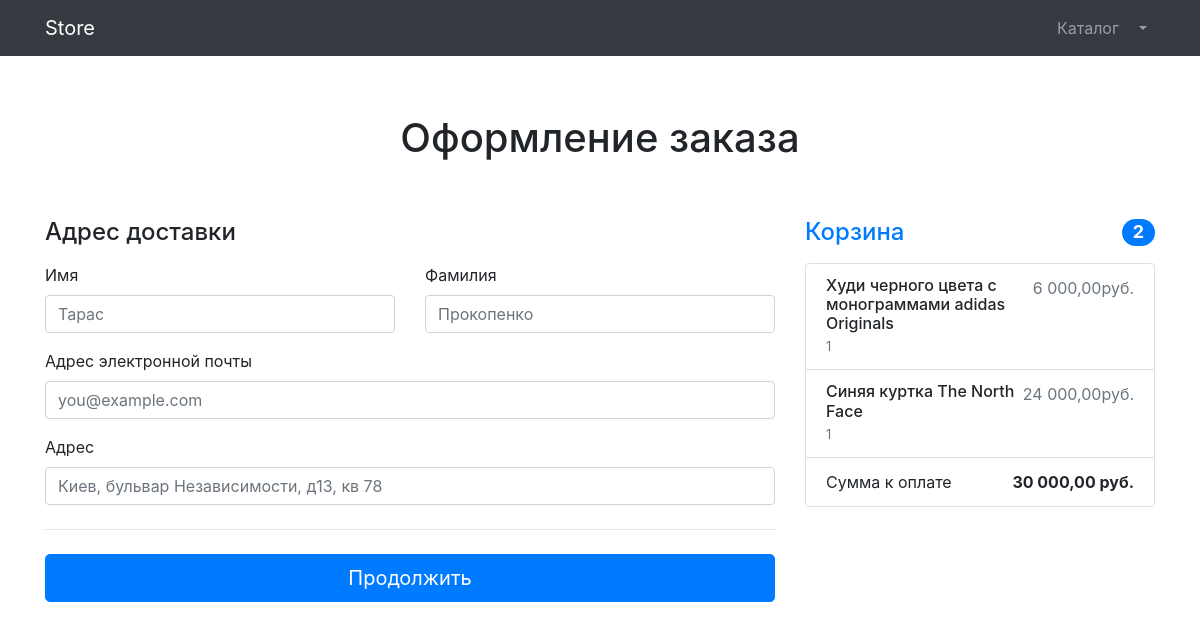
The page /orders/order-create/ (signed in) on the database as committed earlier.
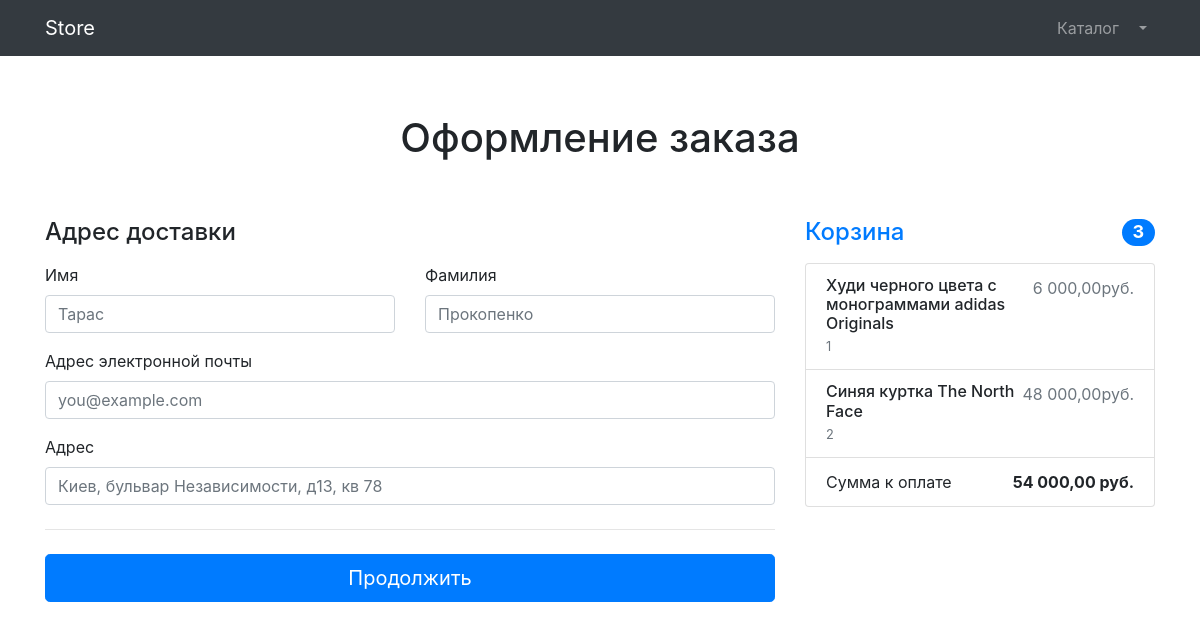
The same page on the database as committed later.
### products/models.py (models this page shows, shortened)
class Basket(models.Model):
    user = models.ForeignKey(to=User, on_delete=models.CASCADE)
    product = models.ForeignKey(to=Product, on_delete=models.CASCADE)
    quantity = models.PositiveSmallIntegerField(default=0)
    created_timestamp = models.DateTimeField(auto_now_add=True)
    objects = BasketQuerySet.as_manager()
    def summa(self):
        return self.product.price * self.quantity

class Product(models.Model):
    name = models.CharField(max_length=256)
    slug = models.SlugField(max_length=256, unique=True, db_index=True)
    description = models.TextField()
    price = models.DecimalField(max_digits=10, decimal_places=2)
    quantity = models.PositiveIntegerField(default=0)
    image = models.ImageField(upload_to='products_images')
    stripe_product_price_id = models.CharField(max_length=128, null=True, blank=True)
    category = models.ForeignKey(to=ProductCategory, on_delete=models.CASCADE)
    is_visible = models.BooleanField(default=True)
    position = models.PositiveSmallIntegerField()
    class Meta:
        verbose_name = 'Product'
        verbose_name_plural = 'Products'

### orders/views.py (the view, shortened to what this page needs)
# urls.py: path('order-create/', OrderCreateView.as_view(), name='order-create'),
class OrderCreateView(TitleMixin, CreateView):
    template_name = 'orders/order-create.html'
    form_class = OrderForm
    success_url = reverse_lazy('orders:order-create')
    title = 'Store - Оформление заказа'

### orders/forms.py
class OrderForm(forms.ModelForm):
    first_name = forms.CharField(widget=forms.TextInput(attrs={'class': 'form-control', 'placeholder': 'Тарас'}))
    last_name = forms.CharField(widget=forms.TextInput(attrs={'class': 'form-control', 'placeholder': 'Прокопенко'}))
    email = forms.EmailField(widget=forms.EmailInput(attrs={'class': 'form-control', 'placeholder': 'you@example.com'}))
    address = forms.CharField(widget=forms.TextInput(attrs={
        'class': 'form-control', 'placeholder': 'Киев, бульвар Независимости, д13, кв 78',
    }))
    class Meta:
        model = Order
        fields = ('first_name', 'last_name', 'email', 'address')

### common/views.py (called while the page is built)
    def get_context_data(self, **kwargs):
        context = super(TitleMixin, self).get_context_data(**kwargs)
        context['title'] = self.title
        return context

### products/context_processors.py (called while the page is built)
def baskets(request):
    user = request.user
    return {'baskets': Basket.objects.filter(user=user) if user.is_authenticated else []}

### products/models.py (called while the page is built)
    def total_sum(self):
        return sum(basket.summa() for basket in self)

    def total_quantity(self):
        return sum(basket.quantity for basket in self)

### orders/templates/orders/order-create.html (shortened to what this page needs)
{% extends 'products/base.html' %}
{% load humanize %}
{% block content %}
    <section>
    <div class="alert alert-warning text-center" role="alert">
    </div>
    <div class="container">
        <div class="py-5 text-center">
            <h1>Оформление заказа</h1>
        </div>
        <div class="row g-5">
            <div class="col-md-5 col-lg-4 order-md-last">
                <h4 class="d-flex justify-content-between align-items-center mb-3">
                    <span class="text-primary">Корзина</span>
                    <span class="badge badge-primary badge-pill text-white">{{ baskets.total_quantity }}</span>
                </h4>
                <ul class="list-group mb-3">
                    {% for basket in baskets %}
                        <li class="list-group-item d-flex justify-content-between lh-sm">
                        <div>
                            <h6 class="my-0">{{ basket.product.name }}</h6>
                            <small class="text-muted">{{ basket.quantity }}</small>
                        </div>
                        <span class="text-muted">{{ basket.summa|intcomma }}руб.</span>
                    </li>
                    {% endfor %}
                    <li class="list-group-item d-flex justify-content-between">
                        <span>Сумма к оплате</span>
                        <strong>{{ baskets.total_sum|intcomma }} руб.</strong>
                    </li>
                </ul>
            </div>
            <div class="col-md-7 col-lg-8">
                <h4 class="mb-3">Адрес доставки</h4>
                <form action="{% url 'orders:order-create' %}" method="post">
                    <div class="row g-3">
                        <div class="col-sm-6">
                            <label for="{{ form.first.name.id_for_label }}" class="form-label">Имя</label>
                            {{ form.first_name }}
                        </div>
                        <div class="col-sm-6">
                            <label for="{{ form.last_name.id_for_label }}" class="form-label">Фамилия</label>
                            {{ form.last_name }}
                        </div>
                        <div class="col-12 mt-3">
                            <label for="{{ form.email.id_for_label }}" class="form-label">Адрес электронной почты</label>
                           {{ form.email }}
                        </div>
                        <div class="col-12 mt-3">
                            <label for="{{ form.email.address }}" class="form-label">Адрес</label>
                            {{ form.address }}
                        </div>
                    </div>
                    <hr class="my-4">
                    <button class="w-100 btn btn-primary btn-lg" type="submit">Продолжить</button>
                </form>
            </div>
        </div>
    </div>
    </section>
{% endblock %}

Rows that differ between the two databases and show on the page:
changed through a linked row, Basket "Худи черного цвета с монограммами adidas Originals": total_quantity "2" → "3"; total_sum "30 000,00" → "54 000,00"
changed Basket "Синяя куртка The North Face": quantity "1" → "2"; summa "24 000,00" → "48 000,00"
